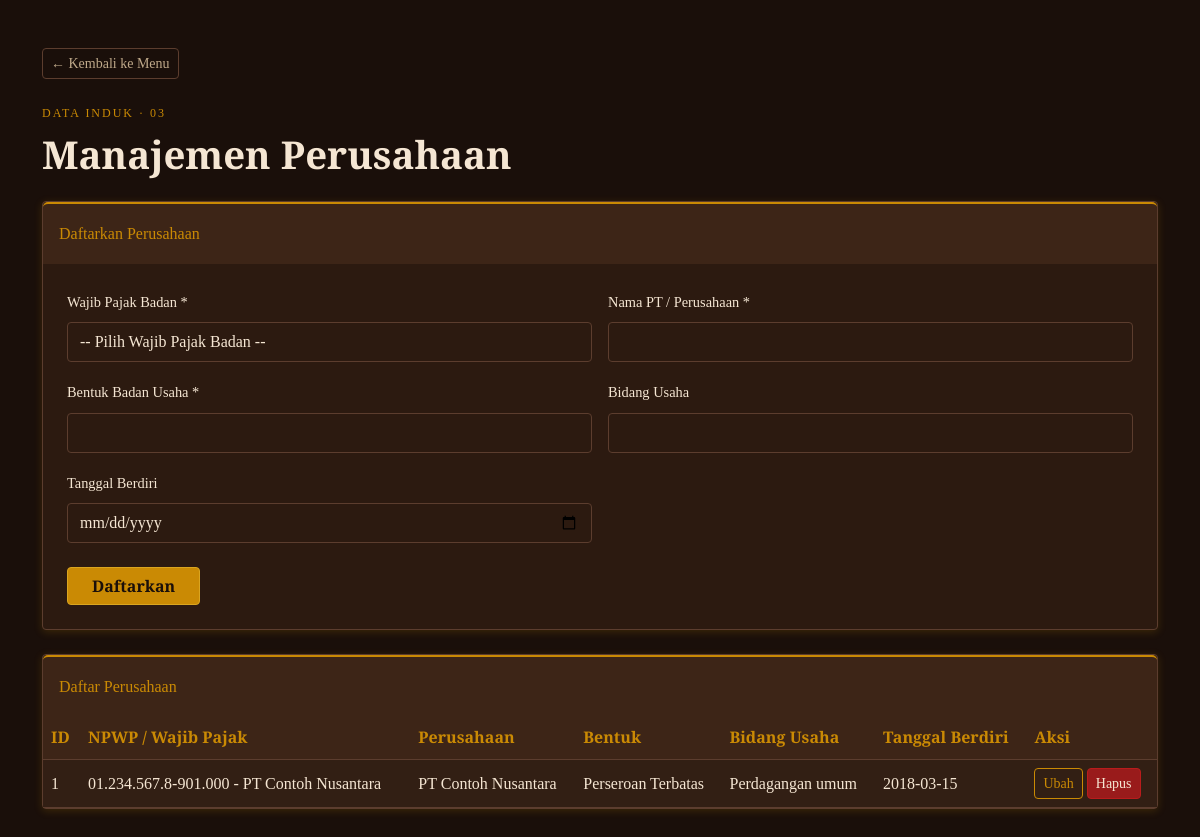
Page /perusahaan.php on the committed database.
### tables this page shows
CREATE TABLE `perusahaan` (
  `id_perusahaan` int NOT NULL,
  `id_wajib_pajak` int NOT NULL,
  `nama_pt` varchar(150) NOT NULL,
  `bentuk_badan_usaha` varchar(50) NOT NULL,
  `bidang_usaha` varchar(100) DEFAULT NULL,
  `tanggal_berdiri` date DEFAULT NULL
);

CREATE TABLE `wajib_pajak` (
  `id_wajib_pajak` int NOT NULL,
  `npwp` varchar(30) NOT NULL,
  `nama_wajib_pajak` varchar(150) NOT NULL,
  `jenis_wajib_pajak` enum('Orang Pribadi','Badan') NOT NULL,
  `alamat` text,
  `email` varchar(100) DEFAULT NULL,
  `no_telepon` varchar(20) DEFAULT NULL
);

### perusahaan.php (the view, shortened to what this page needs)
<?php
include 'config.php';
function runQuery($conn, $sql) {
    $result = mysqli_query($conn, $sql);
    return $result;
}
$editData = null;
?>
<!DOCTYPE html>
<html lang="id">
<head>
    <link href="https://cdn.jsdelivr.net/npm/bootstrap@5.3.0/dist/css/bootstrap.min.css" rel="stylesheet">
</head>
<body>
<main class="container py-4 py-lg-5">
    <a href="index.php" class="btn btn-outline-secondary btn-sm mb-4">&larr; Kembali ke Menu</a>
    <p class="eyebrow mb-2">Data Induk · 03</p>
    <h1 class="mb-4">Manajemen Perusahaan</h1>
    <section class="card mb-4">
        <div class="card-header py-3"><?= $editData ? 'Ubah Perusahaan' : 'Daftarkan Perusahaan' ?></div>
        <div class="card-body">
            <form method="POST">
                <div class="row g-3">
                    <div class="col-md-6">
                        <label class="form-label">Wajib Pajak Badan *</label>
                        <select name="id_wajib_pajak" class="form-select" required>
                            <option value="">-- Pilih Wajib Pajak Badan --</option>
                        </select>
                    </div>
                    <div class="col-md-6">
                        <label class="form-label">Nama PT / Perusahaan *</label>
                        <input type="text" name="nama_pt" maxlength="150" class="form-control" required value="<?= htmlspecialchars($editData['nama_pt'] ?? '', ENT_QUOTES, 'UTF-8') ?>">
                    </div>
                    <div class="col-md-6">
                        <label class="form-label">Bentuk Badan Usaha *</label>
                        <input type="text" name="bentuk_badan_usaha" maxlength="50" class="form-control" required value="<?= htmlspecialchars($editData['bentuk_badan_usaha'] ?? '', ENT_QUOTES, 'UTF-8') ?>">
                    </div>
                    <div class="col-md-6">
                        <label class="form-label">Bidang Usaha</label>
                        <input type="text" name="bidang_usaha" maxlength="100" class="form-control" value="<?= htmlspecialchars($editData['bidang_usaha'] ?? '', ENT_QUOTES, 'UTF-8') ?>">
                    </div>
                    <div class="col-md-6">
                        <label class="form-label">Tanggal Berdiri</label>
                        <input type="date" name="tanggal_berdiri" class="form-control" value="<?= htmlspecialchars($editData['tanggal_berdiri'] ?? '', ENT_QUOTES, 'UTF-8') ?>">
                    </div>
                </div>
                <div class="mt-4">
                    <button type="submit" name="<?= $editData ? 'update' : 'simpan' ?>" class="btn btn-primary px-4"><?= $editData ? 'Simpan Perubahan' : 'Daftarkan' ?></button>
                </div>
            </form>
        </div>
    </section>
    <section class="card">
        <div class="card-header py-3">Daftar Perusahaan</div>
        <div class="card-body p-0"><div class="table-responsive">
            <table class="table table-striped table-hover">
                <thead><tr><th>ID</th><th>NPWP / Wajib Pajak</th><th>Perusahaan</th><th>Bentuk</th><th>Bidang Usaha</th><th>Tanggal Berdiri</th><th>Aksi</th></tr></thead>
                <tbody>
                <?php
                $sql = "SELECT perusahaan.*, wajib_pajak.npwp, wajib_pajak.nama_wajib_pajak
                        FROM perusahaan JOIN wajib_pajak ON perusahaan.id_wajib_pajak=wajib_pajak.id_wajib_pajak
                        ORDER BY perusahaan.id_perusahaan DESC";
                $query = runQuery($conn, $sql);
                while ($row = mysqli_fetch_assoc($query)):
                ?>
                    <tr>
                        <td><?= (int)$row['id_perusahaan'] ?></td>
                        <td><?= htmlspecialchars($row['npwp'] . ' - ' . $row['nama_wajib_pajak'], ENT_QUOTES, 'UTF-8') ?></td>
                        <td><?= htmlspecialchars($row['nama_pt'], ENT_QUOTES, 'UTF-8') ?></td>
                        <td><?= htmlspecialchars($row['bentuk_badan_usaha'], ENT_QUOTES, 'UTF-8') ?></td>
                        <td><?= htmlspecialchars($row['bidang_usaha'] ?? '-', ENT_QUOTES, 'UTF-8') ?></td>
                        <td><?= htmlspecialchars($row['tanggal_berdiri'] ?? '-', ENT_QUOTES, 'UTF-8') ?></td>
                        <td class="text-nowrap">
                            <a href="?edit=<?= (int)$row['id_perusahaan'] ?>" class="btn btn-outline-warning btn-sm">Ubah</a>
                            <a href="?hapus=<?= (int)$row['id_perusahaan'] ?>" class="btn btn-danger btn-sm" onclick="return confirm('Hapus data perusahaan ini?')">Hapus</a>
                        </td>
                    </tr>
                <?php endwhile; ?>
                </tbody>
            </table>
        </div></div>
    </section>
</main>
</body>
</html>

### perusahaan.php (style rules this page uses)
:root { --bg:#1A0F0A;--surface:#2C1A10;--raised:#3D2517;--gold:#CA8A04;--border:#5C3D2E;--text:#F5E6D3;--muted:#BFA98A }
body { background:var(--bg);color:var(--text);font-family:'Spectral',serif;line-height:1.7 }
h1,h2,.form-label,.card-header,.table th,.eyebrow { font-family:'Cinzel',serif }
h1 { font-size:clamp(1.7rem,4vw,2.4rem);font-weight:700 }
.eyebrow { color:var(--gold);letter-spacing:2px;text-transform:uppercase;font-size:.75rem }
.card { background:var(--surface);border:1px solid var(--border);border-radius:4px;box-shadow:0 2px 8px #CA8A0433 }
.card-header { background:var(--raised);color:var(--gold);border:0;border-top:2px solid var(--gold) }
.card-body { padding:24px }
.form-label { color:var(--text);font-size:.9rem }
.form-control,.form-select { min-height:40px;background:var(--surface);color:var(--text);border:1px solid var(--border);border-radius:4px }
.form-select option { background:var(--surface);color:var(--text) }
.table { --bs-table-color:var(--text);--bs-table-bg:var(--surface);--bs-table-border-color:var(--border);--bs-table-striped-bg:#321f14;--bs-table-striped-color:var(--text);--bs-table-hover-bg:var(--raised);--bs-table-hover-color:var(--text);margin:0 }
.table th { color:var(--gold);background:var(--raised);white-space:nowrap }
.table td,.table th { vertical-align:middle }
.btn { font-family:'Cinzel',serif;border-radius:4px }
.btn-primary { background:var(--gold);border-color:#DAA520;color:var(--bg);font-weight:700 }
.btn-outline-secondary { color:var(--muted);border-color:var(--border) }
.btn-outline-warning { color:var(--gold);border-color:var(--gold) }
.btn-danger { background:#991B1B;border-color:#B91C1C;color:var(--text) }

### rows in the picture
perusahaan: id_perusahaan "1", id_wajib_pajak.nama_wajib_pajak "01.234.567.8-901.000 - PT Contoh Nusantara", nama_pt "PT Contoh Nusantara", bentuk_badan_usaha "Perseroan Terbatas", bidang_usaha "Perdagangan umum", tanggal_berdiri "2018-03-15"
